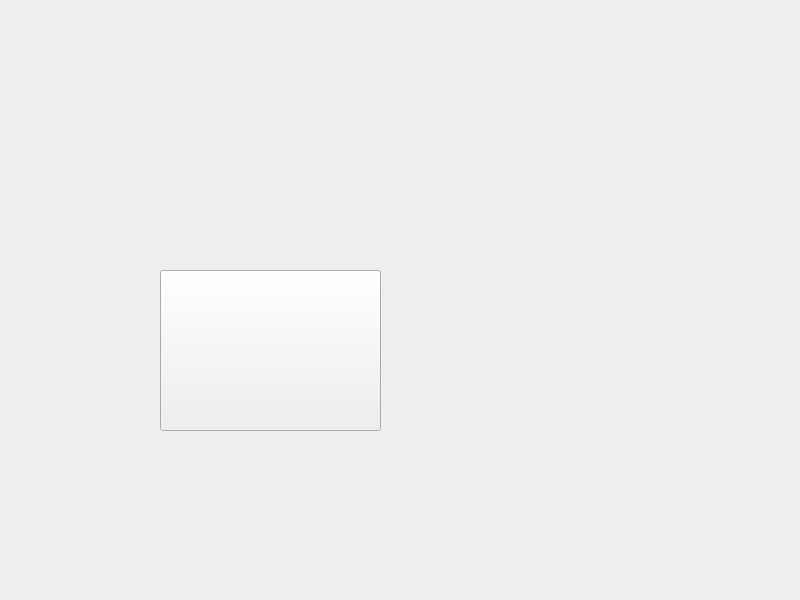
<?xml version="1.0" encoding="UTF-8"?>
<ui version="4.0">
 <class>Widget</class>
 <widget class="QWidget" name="Widget">
  <property name="geometry">
   <rect>
    <x>0</x>
    <y>0</y>
    <width>800</width>
    <height>600</height>
   </rect>
  </property>
  <property name="windowTitle">
   <string>Widget</string>
  </property>
  <widget class="QPushButton" name="pushButton">
   <property name="geometry">
    <rect>
     <x>160</x>
     <y>270</y>
     <width>221</width>
     <height>161</height>
    </rect>
   </property>
   <property name="text">
    <string/>
   </property>
  </widget>
 </widget>
 <resources/>
 <connections/>
</ui>
